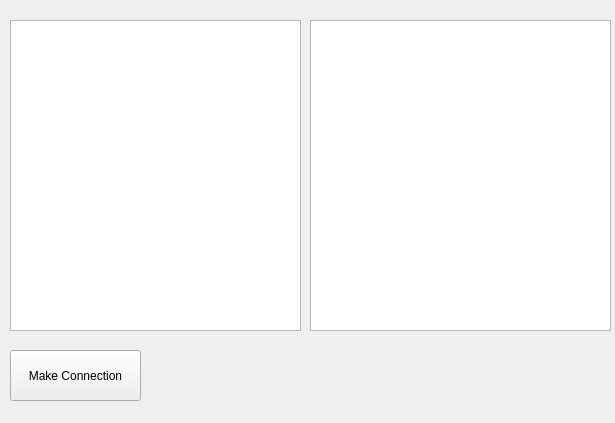
<?xml version="1.0" encoding="UTF-8"?>
<ui version="4.0">
 <class>AddConnectionForm</class>
 <widget class="QWidget" name="AddConnectionForm">
  <property name="geometry">
   <rect>
    <x>0</x>
    <y>0</y>
    <width>615</width>
    <height>423</height>
   </rect>
  </property>
  <property name="windowTitle">
   <string>Form</string>
  </property>
  <widget class="QListWidget" name="listWidgetDisplayPerson">
   <property name="geometry">
    <rect>
     <x>10</x>
     <y>20</y>
     <width>291</width>
     <height>311</height>
    </rect>
   </property>
  </widget>
  <widget class="QListWidget" name="listWidgetDisplayComputer">
   <property name="geometry">
    <rect>
     <x>310</x>
     <y>20</y>
     <width>301</width>
     <height>311</height>
    </rect>
   </property>
  </widget>
  <widget class="QPushButton" name="pushButtonMakeConnection">
   <property name="geometry">
    <rect>
     <x>10</x>
     <y>350</y>
     <width>131</width>
     <height>51</height>
    </rect>
   </property>
   <property name="text">
    <string>Make Connection</string>
   </property>
  </widget>
 </widget>
 <resources/>
 <connections/>
</ui>
